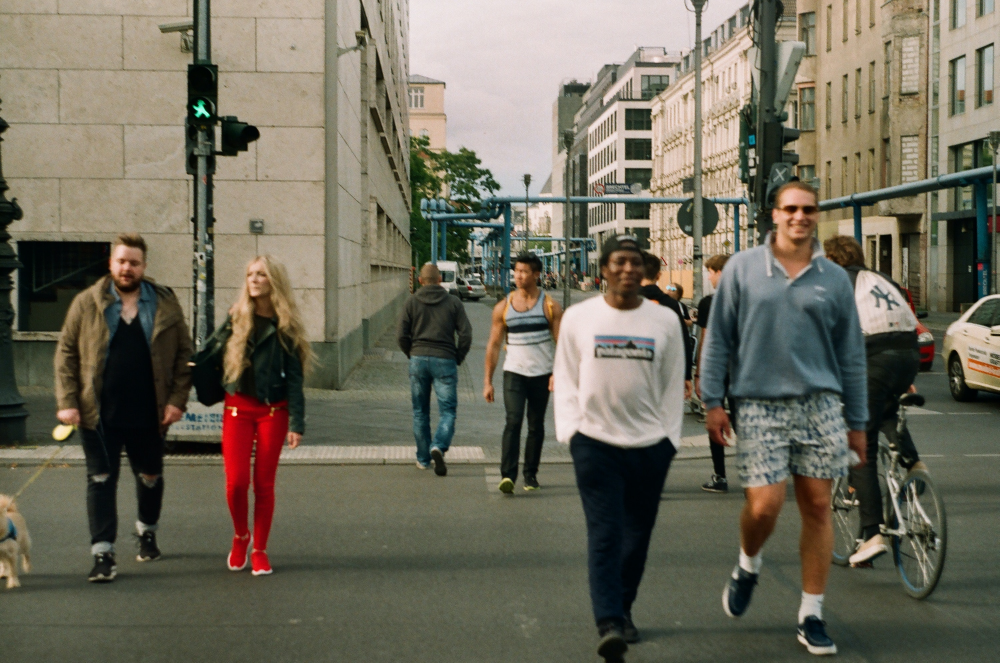
#> input picture People Counter HOG/street.jpg, 2998 x 1988 px, found by its file name (shown at 1/3 size)
$ jupyter execute People_counter_HOG.ipynb
#> lines starting #> are read from the running program, lines starting #| are printed output that depends on the picture; after the words box and inside, x2 and y2 are one past the last pixel; in counts of white or black regions, pixels touching at a corner belong together
[cell 1]
import cv2
import imutils
from google.colab.patches import cv2_imshow
# Initializing the HOG person
# detector
hog = cv2.HOGDescriptor()
hog.setSVMDetector(cv2.HOGDescriptor_getDefaultPeopleDetector())

# Reading the Image
image = cv2.imread('/content/street.jpg')
#> image is the input picture: shape (1988, 2998, 3); mean B, G, R 92.3, 107.7, 111.9

# Resizing the Image
image = imutils.resize(image,width=min(400, image.shape[1]))
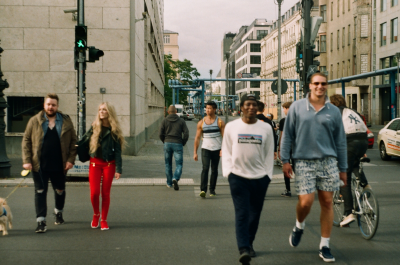
#> image: shape (265, 400, 3); mean B, G, R 92.3, 107.7, 111.9


(regions, _) = hog.detectMultiScale(image,
                                    winStride=(4, 4),
                                    padding=(8, 8),
                                    scale=1.05)
#> regions = [[141, 82, 67, 133], [8, 80, 85, 169], [170, 69, 77, 153], [64, 87, 80, 161], [202, 75, 97, 190], [264, 56, 109, 209]]

# Drawing the regions in the Image
p=0
for (x, y, w, h) in regions:
    cv2.rectangle(image, (x, y),
                  (x + w, y + h),
                  (255, 255, 255), 2)
    p+=1
    text="{} Total persons".format(str(p))
#> this loop made 6 passes
#> (x, y, w, h, text) on passes 1 to 6: (141, 82, 67, 133, '1 Total persons'), (8, 80, 85, 169, '2 Total persons'), (170, 69, 77, 153, '3 Total persons'), (64, 87, 80, 161, '4 Total persons'), (202, 75, 97, 190, '5 Total persons'), (264, 56, 109, 209, '6 Total persons')
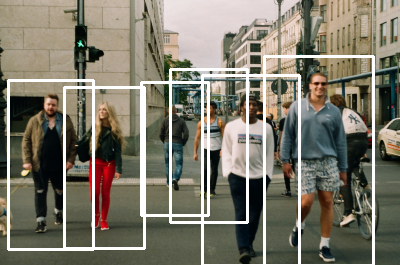
#> image: shape (265, 400, 3); 8.06% of pixels changed, all inside (x1, y1, x2, y2) = (7, 55, 375, 265)
#> after the loop, p = 6


cv2.putText(image, text, (15,15),cv2.FONT_HERSHEY_TRIPLEX, 0.5, (0,0,255), 1)
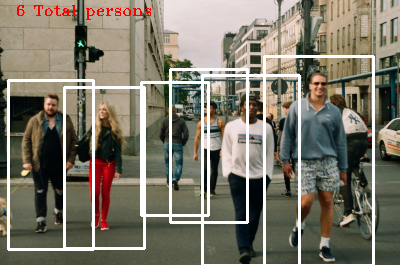
#> image: shape (265, 400, 3); 0.41% of pixels changed, all inside (x1, y1, x2, y2) = (17, 5, 151, 20)

cv2_imshow(image)
